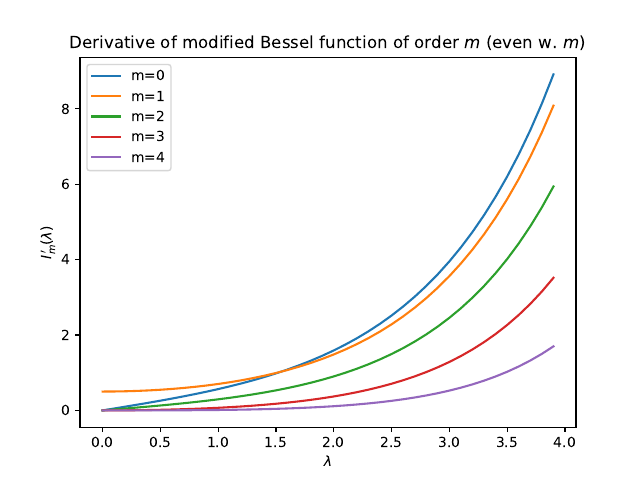

Source code (Python):

import numpy as np
from scipy.special import ivp
import matplotlib.pyplot as plt

#scipy.special.ivp(v, z, n=1)[source]


def main():
    l=np.arange(0.0, 4.0, 0.1)
    for m in range(5):
        plt.plot(l, ivp(m, l), label = 'm={}'.format(m))
    plt.title('Derivative of modified Bessel function of order $m$ (even w. $m$)')
    plt.xlabel('$\lambda$')
    plt.ylabel('$I_m^{\prime}(\lambda$)')
    plt.legend(loc = 'upper left')
    plt.savefig('Imprime.pdf')


if __name__ == '__main__':
    main()

